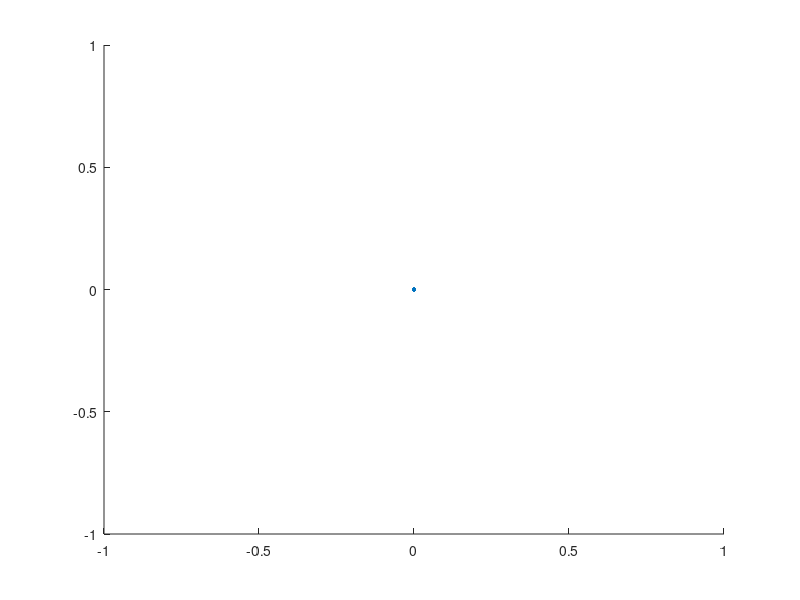

MATLAB code for this plot: (Note: this script raises an error after producing the figure.)
%% Define parameters, initial conditions
clear all 
close all

params = struct('omega',(2*pi));
params.gamma = 1.5;
params.omega_0 = 1.5*params.omega;
params.beta = params.omega_0/8;
conds = struct('tstart',10,'bifurcationstart',500,'tend',300,...
    'y_0',-pi/2,'dy_0',0,'linewidth',0.1,'pointsize',3,...
    'reltol',1e-5,'abstol',1e-5,'stats','off');
conds.numpoints = conds.tend - conds.bifurcationstart;
conds.gstart = 01.070;
conds.gend = 1.087;
conds.samplefreq = 10000; 
conds.poincarestart = 10;

%% Poincare Section
conds.numpoints = conds.tend - conds.poincarestart;
% range of gamma values to sample
gamma = linspace(conds.gstart,conds.gend,...
         (conds.gend-conds.gstart)*conds.samplefreq+1);
rangegamma = length(gamma);

% State space [theta, Dtheta] represented as D.y(:,1), D.y(:,2)
% For each value of gamma, there will be a state space matrix
% that describes how [theta, Dtheta] evolves over time

D.y = zeros(conds.numpoints, conds.numpoints);
p = scatter(D.y(:,1), D.y(:,2), conds.pointsize,...
    'XDataSource','D.y(:,1)','YDataSource', 'D.y(:,2)');


fig = get(groot,'CurrentFigure');
fig.Position = [200 200 1000 1000];
ax1 = gca;
ax1.Position = [0.1 0.1 0.87 0.82];
ax1.Color = 'White';
ax1.LabelFontSizeMultiplier = 1.5;
ax1.TitleFontSizeMultiplier = 1.75;
ax1.XLim = [-3.5 3.5];
ax1.YLim = [-20 40];
ax1.XAxisLocation = 'bottom';
ax1.XLabel.String = 'Theta';
ax1.YLabel.String = 'DTheta';
title('Poincare Diagram')
linkdata 'on'

F(rangegamma) = struct('cdata',[],'colormap',[]);
v = VideoWriter('PoincareSectionVideoTest', 'MPEG-4');
open(v)

% TODO: add an extra culumn for gamma value associated with 
% each state space point
pb = CmdLineProgressBar('Progress ...');
for i = 1:rangegamma
    params.gamma = gamma(i);
    conds.tstart = 0;
    equ = odegetddpequation(params);
    sol = odenumericsolve(equ, conds);
    conds.tstart = conds.poincarestart;
    S = odepoincaredata(sol, conds);
    
    D.y(:,1) = S.x;
    D.y(:,2) = S.y;  
    
    refreshdata
    drawnow
    
    F(i) = getframe(gcf);
    writeVideo(v, F(i))
    pb.print(i,rangegamma)
end
close(v)
movie(fig,F,2)

